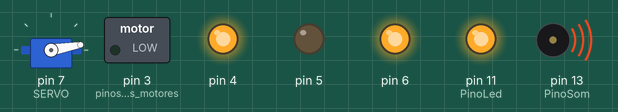
Recording of a sketch running on a simulated Arduino Uno, built with avr-gcc and run on an emulated ATmega328P. Shown: servo, switched loads named in the sketch (green lamp = pin HIGH), output pins drawn as LEDs (lit = HIGH), buzzer (waves = sounding). Random numbers use the default seed unless the sketch sets one.

Above: at 0.73 s.
At 7.54 s:
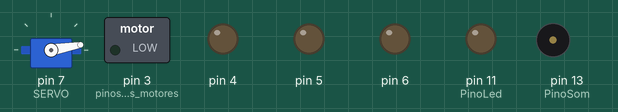
At 18.94 s:
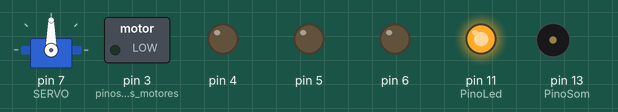
At 35.7 s:
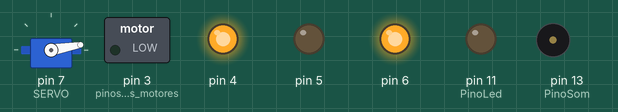
Timing chart, 0 to 40.0 s (numbered marks = the images above):
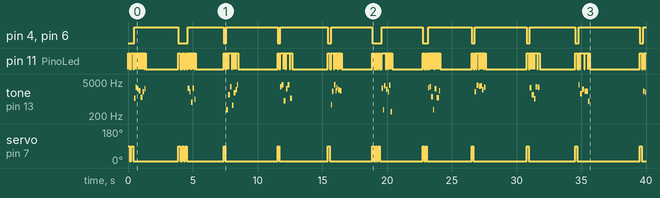

The sketch:

R2final.ino
```cpp
///codigo para dar vida ao R2-D2 by Sarah Ramos///
//sons daptados do codigo "Project R2D2 Sound Generator - by Marcelo Larios"


#include <Servo.h> //biblioteca do servo
#define SERVO 7 // porta digital do servo
Servo s; //controle do servo

#define PinoSom 13 //porta digital do auto falante
#define PinoLed 11 //porta digital do Led
void setup() {

    pinMode(3, OUTPUT); //pinos dos motores
    pinMode(4, OUTPUT);
    pinMode(5, OUTPUT);
    pinMode(6, OUTPUT);

    s.attach(SERVO);
    s.write(90);
    pinMode(PinoSom, OUTPUT);
    pinMode(PinoLed, OUTPUT);
    randomSeed(analogRead(0));
}
void frase1() {

    int k = random(1000,2000);
    digitalWrite(PinoLed, HIGH);

    for (int i = 0; i <=  random(100,2000); i++){

        tone(PinoSom, k+(-i*2));
        delay(random(.9,2));
        s.write(90);
    }
    digitalWrite(PinoLed, LOW);

    for (int i = 0; i <= random(100,1000); i++){

        tone(PinoSom, k + (i * 10));
        delay(random(.9,2));
        s.write(10);
    }
}
void frase2() {

    int k = random(1000,2000);
    digitalWrite(PinoLed, HIGH);
    s.write(30);
    for (int i = 0; i <= random(100,2000); i++){

        tone(PinoSom, k+(i*2));
        delay(random(.9,2));
        s.write(90);
    }
    digitalWrite(PinoLed, LOW);
    for (int i = 0; i <= random(100,1000); i++){

        tone(PinoSom, k + (-i * 10));
        delay(random(.9,2));
        s.write(10);
    }
}
void loop() {

    digitalWrite(3,LOW);
    digitalWrite(4,LOW);
    digitalWrite(6,LOW);
    digitalWrite(5,LOW);
    int K = 2000;
    switch (random(1,7)) {

        case 1:frase1(); break;
        case 2:frase2(); break;
        case 3:frase1(); frase2(); break;
        case 4:frase1(); frase2(); frase1();break;
        case 5:frase1(); frase2(); frase1(); frase2(); frase1();break;
        case 6:frase2(); frase1(); frase2(); break;
    }
    for (int i = 0; i <= random(3, 9); i++){

      digitalWrite(3,LOW);
      digitalWrite(4,HIGH);
      digitalWrite(6,HIGH);
      digitalWrite(5,LOW);

        digitalWrite(PinoLed, HIGH);
        tone(PinoSom, K + random(-1700, 2000));
        delay(random(70, 170));
        digitalWrite(PinoLed, LOW);
        noTone(PinoSom);
        delay(random(0, 30));
    }
    noTone(PinoSom);

   delay(random(2000, 4000));    //primeira versao
}
```

Measured:
- by itself, pin 4, pin 6: LOW → HIGH at 0.49 s, → LOW 3.4 s later, → HIGH 0.73 s later, → LOW 2.8 s later, … (21 changes in this stretch)
- by itself, pin 11 (PinoLed): LOW → HIGH at 0.00 s, → LOW 0.13 s later, → HIGH 0.12 s later, → LOW 0.15 s later, … (139 changes in this stretch)
- by itself, servo on pin 7 (SERVO): 90° → 10° at 0.13 s, → 90° 0.12 s later, → 10° 0.15 s later, → 90° 3.5 s later, … (33 changes in this stretch)
- by itself, tone on pin 13 (PinoSom): plays 1097 Hz for 0.09 s, 3060 Hz for 0.09 s, 2596 Hz for 0.13 s, 2225 Hz for 0.12 s, 1203 Hz for 0.14 s, 1951 Hz for 0.10 s … (65 notes in this stretch)
